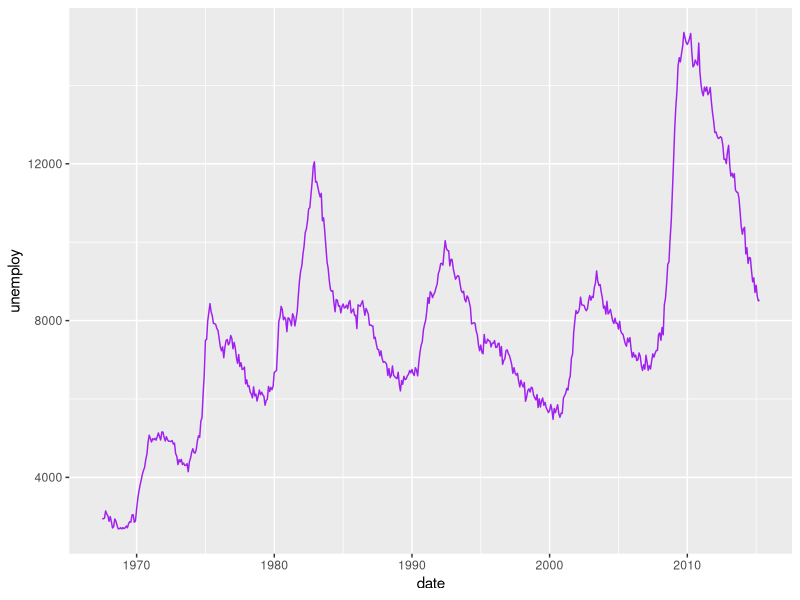
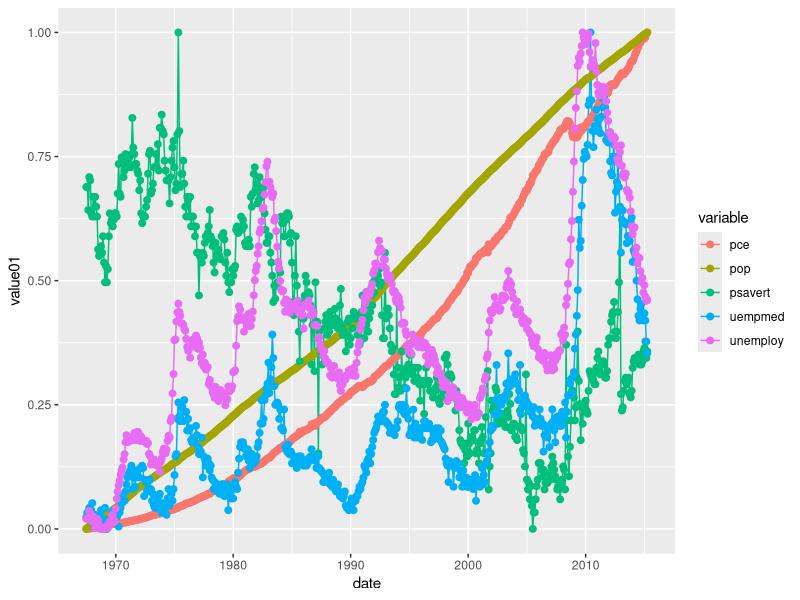
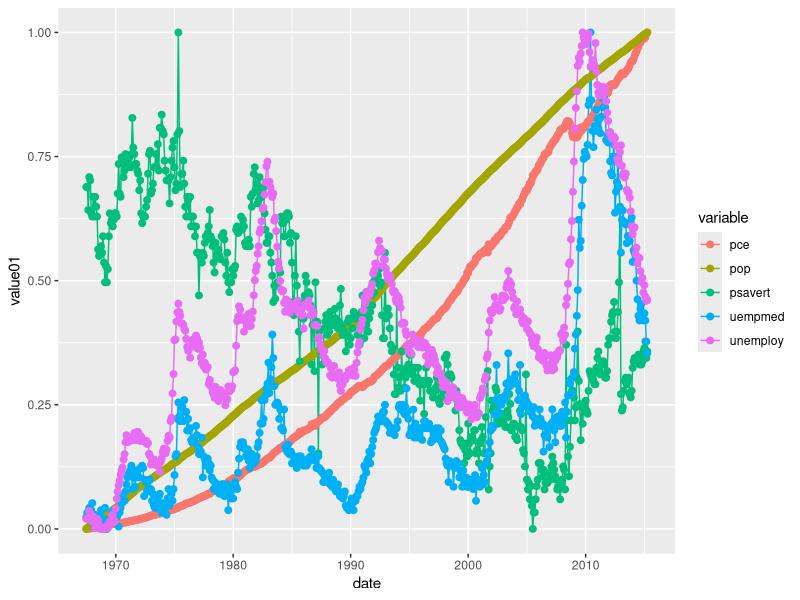

These charts were generated, in order, by the following R code:
library(tidyverse)

# First plot
ggplot(economics, aes(date, unemploy)) + geom_line(colour = 'purple')




# Second plot

ggplot(economics_long, aes(date, value01, colour = variable)) +
  geom_line() + geom_point(size =2)
ggsave(here::here('plot.png'))
